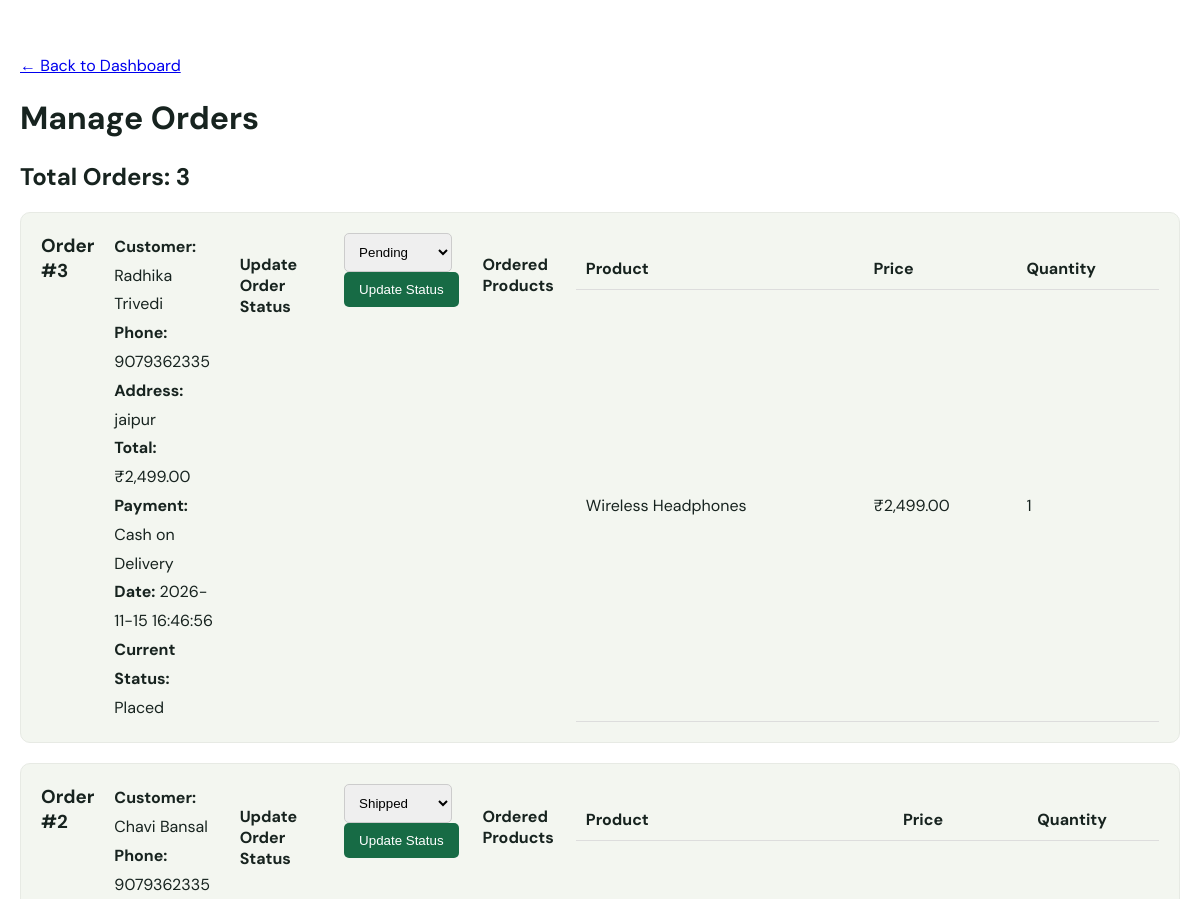
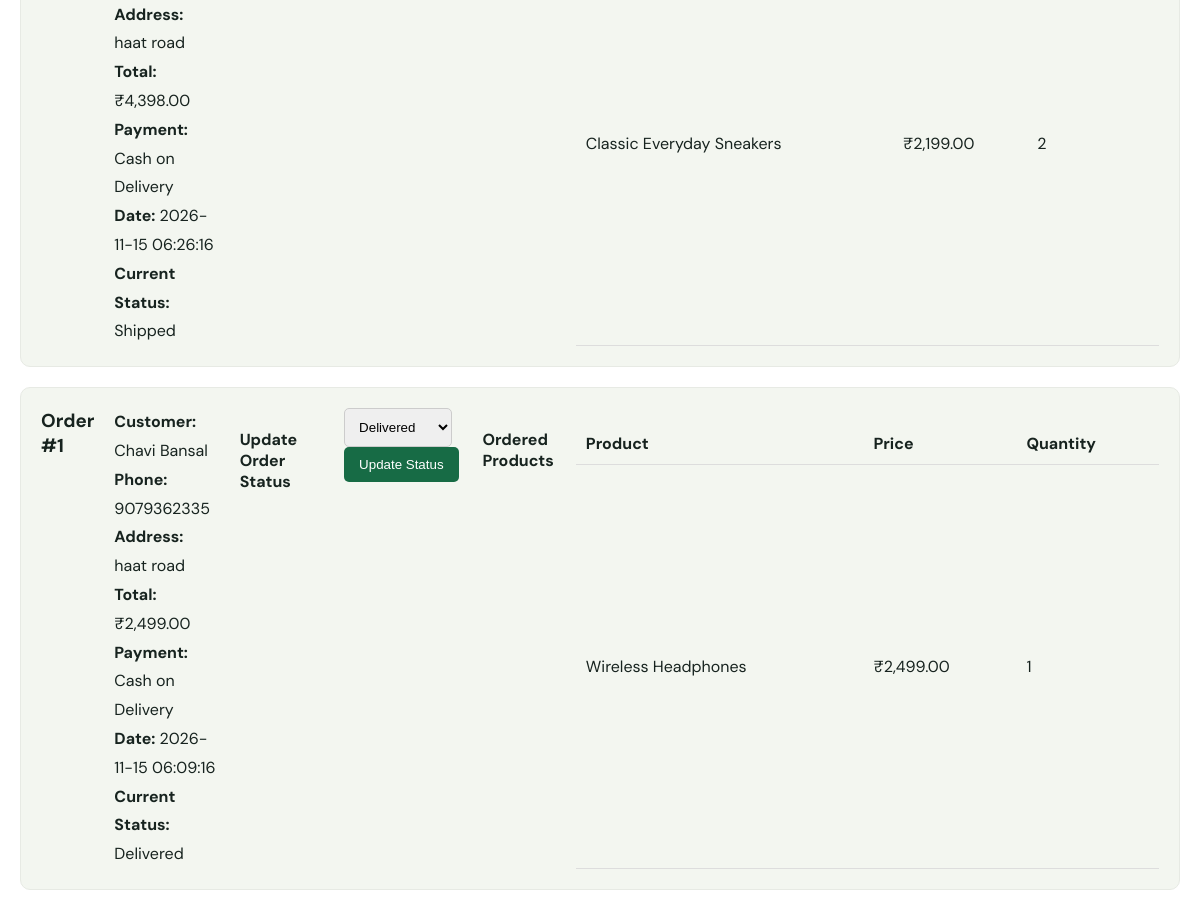
The app's page /admin/orders.php (signed in) with its own data (2 pictures, top to bottom).
### tables this page shows
CREATE TABLE `orders` (
  `id` int(11) NOT NULL,
  `user_id` int(11) NOT NULL,
  `total` decimal(10,2) NOT NULL,
  `status` varchar(40) NOT NULL DEFAULT 'Placed',
  `customer_name` varchar(120) DEFAULT NULL,
  `phone` varchar(40) DEFAULT NULL,
  `address` text DEFAULT NULL,
  `payment_method` varchar(60) DEFAULT NULL,
  `created_at` timestamp NOT NULL DEFAULT current_timestamp()
);

CREATE TABLE `order_items` (
  `id` int(11) NOT NULL,
  `order_id` int(11) NOT NULL,
  `product_id` int(11) DEFAULT NULL,
  `product_name` varchar(180) NOT NULL,
  `price` decimal(10,2) NOT NULL,
  `quantity` int(11) NOT NULL
);

### config.php (called while the page is built, shortened)
<?php
function url(string $path=''): string { return BASE_URL . '/' . ltrim($path, '/'); }
function h(?string $value): string { return htmlspecialchars((string)$value, ENT_QUOTES, 'UTF-8'); }
function money(float|int|string $amount): string { return '₹' . number_format((float)$amount, 2); }

### admin/orders.php (the view, shortened to what this page needs)
<?php
require_once __DIR__ . '/../config.php';
$orders = $pdo->query(
    "SELECT * FROM orders ORDER BY id DESC"
)->fetchAll();
?>
<!DOCTYPE html>
<html lang="en">
<head>
<link rel="stylesheet" href="<?= url('assets/style.css') ?>">
</head>
<body>
<div class="admin-wrap">
<a href="<?= url('admin/index.php') ?>">← Back to Dashboard</a>
<h1>Manage Orders</h1>
<h2>Total Orders: <?= count($orders) ?></h2>
<?php if (!$orders): ?>
<p>No orders found yet.</p>
<?php else: ?>
<?php foreach ($orders as $order): ?>
<div class="order-card">
<h3>Order #<?= (int)$order['id'] ?></h3>
<div class="order-info">
<strong>Customer:</strong>
<?= h($order['customer_name']) ?><br>
<strong>Phone:</strong>
<?= h($order['phone']) ?><br>
<strong>Address:</strong>
<?= nl2br(h($order['address'])) ?><br>
<strong>Total:</strong>
<?= money($order['total']) ?><br>
<strong>Payment:</strong>
<?= h($order['payment_method']) ?><br>
<strong>Date:</strong>
<?= h($order['created_at']) ?><br>
<strong>Current Status:</strong>
<?= h($order['status']) ?>
</div>
<h4>Update Order Status</h4>
<form method="post">
<select name="status" class="order-status">
<?php
$statuses = [
    'Pending',
    'Processing',
    'Shipped',
    'Delivered',
    'Cancelled'
];
?>
<?php foreach ($statuses as $status): ?>
<option value="<?= h($status) ?>"
<?= $order['status'] === $status ? 'selected' : '' ?>>
<?= h($status) ?>
</option>
<?php endforeach; ?>
</select>
<button class="update-btn">Update Status</button>
</form>
<h4>Ordered Products</h4>
<table class="order-table">
<thead>
<tr>
<th>Product</th>
<th>Price</th>
<th>Quantity</th>
</tr>
</thead>
<tbody>
<?php
$stmt = $pdo->prepare(
    "SELECT * FROM order_items WHERE order_id = ?"
);
$stmt->execute([$order['id']]);
$items = $stmt->fetchAll();
?>
<?php foreach ($items as $item): ?>
<tr>
<td><?= h($item['product_name']) ?></td>
<td><?= money($item['price']) ?></td>
<td><?= (int)$item['quantity'] ?></td>
</tr>
<?php endforeach; ?>
</tbody>
</table>
</div>
<?php endforeach; ?>
<?php endif; ?>
</div>
</body>
</html>

### assets/style.css (style rules this page uses)
:root { --ink:#17231f;--muted:#748079;--green:#1e5545;--lime:#d9ef9b;--cream:#f6f7f2;--line:#e7eae4 }
* { box-sizing:border-box }
body { margin:0;background:#fff;color:var(--ink);font-family:'DM Sans',sans-serif }
.order-card { border:1px solid var(--line);padding:20px;border-radius:8px;margin:14px 0;display:flex;justify-content:space-between;gap:20px }
.order-card h3 { margin:8px 0 }

### admin/orders.php (style rules this page uses)
.admin-wrap { max-width:1200px; margin:35px auto; padding:20px; }
.order-card { background:#f3f6f0; padding:20px; border-radius:10px; margin:20px 0; }
.order-card h3 { margin-top:0; }
.order-info { line-height:1.8; }
.order-table { width:100%; border-collapse:collapse; margin-top:15px; }
.order-table th, .order-table td { padding:10px; border-bottom:1px solid #ddd; text-align:left; }
.order-status { padding:10px; border:1px solid #ccc; border-radius:5px; }
.update-btn { background:#176b45; color:white; border:0; padding:10px 15px; border-radius:5px; cursor:pointer; }

### records on screen
orders: id "3", customer_name "Radhika Trivedi", phone "9079362335", address "jaipur", total "₹2,499.00", payment_method "Cash on Delivery", created_at "2026-11-15 16:46:56", status "Placed"
order_items: product_name "Wireless Headphones", price "₹2,499.00", quantity "1"
orders: id "2", customer_name "Chavi Bansal", phone "9079362335", address "haat road", total "₹4,398.00", payment_method "Cash on Delivery", created_at "2026-11-15 06:26:16", status "Shipped"
order_items: product_name "Classic Everyday Sneakers", price "₹2,199.00", quantity "2"
orders: id "1", customer_name "Chavi Bansal", phone "9079362335", address "haat road", total "₹2,499.00", payment_method "Cash on Delivery", created_at "2026-11-15 06:09:16", status "Delivered"
order_items: product_name "Wireless Headphones", price "₹2,499.00", quantity "1"

### other values on screen
count($orders) "3"
form field status "Pending"
form field status "Shipped"
form field status "Delivered"
